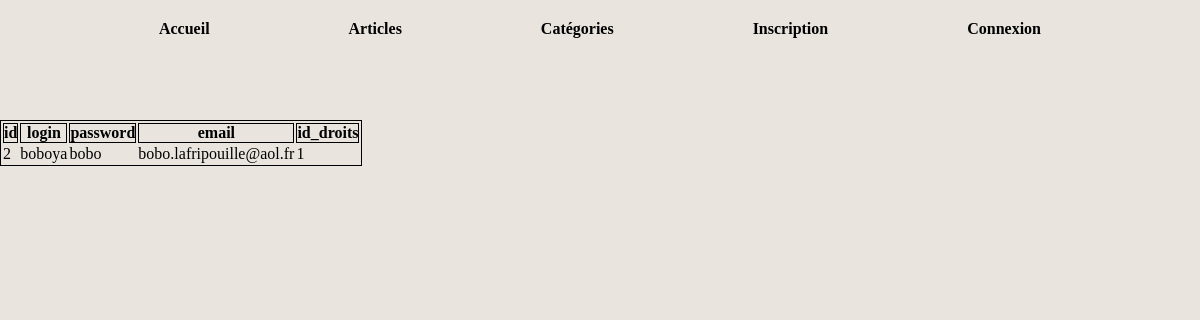
Screenshot of /view.php?id=2 with the database file from the repository.
### tables this page shows
CREATE TABLE `utilisateurs` (
  `id` int(11) NOT NULL,
  `login` varchar(255) NOT NULL,
  `password` varchar(255) NOT NULL,
  `email` varchar(255) NOT NULL,
  `id_droits` int(11) NOT NULL
);

### view.php (the view, shortened to what this page needs)
<?php
    require('./DATABASE/database-sqli.php');
    $test = $_GET['id'];
        $req = "SELECT * FROM utilisateurs where id = '$test'";
        $query = mysqli_query($conn, $req);
        $result = mysqli_fetch_all($query,MYSQLI_ASSOC);
?>
<!DOCTYPE html>
<html lang="en">
<head>
</head>
<body>
<?php require('header.php') ?>
<main>
  <table class="table table-success table-striped">
  <thead>
    <tr>
      <th scope="col">id</th>
      <th scope="col">login</th>
      <th scope="col">password</th>
      <th scope="col">email</th>
      <th scope="col">id_droits</th>
    </tr>
  </thead>
  <tbody>
  <?php foreach ($result as $st) {  ?>
                    <tr>
                        <td> <?= $st['id']; ;?> </td>
                        <td> <?= $st['login']; ?> </td>
                        <td> <?= $st['password']; ?> </td>
                        <td> <?= $st['email']; ?> </td>
                        <td> <?= $st['id_droits']; ?> </td>
                    </tr>
                <?php }; ?>
        </tbody>
</table>
</main>
</body>
</html>

### css/style.css (style rules this page uses)
* { margin: 0; padding: 0; box-sizing: border-box; text-decoration: none; list-style: none; }
body { background-color: #e9e5de; font-family: "PPRightGothic-Light"; overflow-x: hidden; }
body tr { font-family: "PPRightGothic-Light"; }
table { border: solid 1px black; }
table th { border: solid 1px black; }
tr { border: solid 1px black; }

### rows the page displays
utilisateurs: id "2", login "boboya", password "bobo", email "bobo.lafripouille@aol.fr", id_droits "1"
